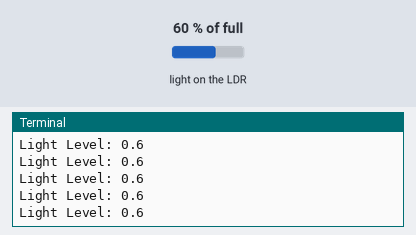
The program below on a simulated Raspberry Pi (BCM pin numbers). Shown: the last lines printed to the terminal. The test bench sets the inputs (shaded band); at power-on: light on the LDR 60 % of full.

Above: at 1.2 s.
1.3 s: light on the LDR set to 2 % of full
At 2.4 s:
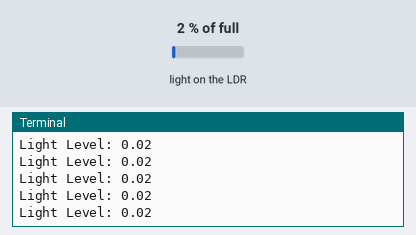
2.8 s: light on the LDR set to 25 % of full
At 3.8 s:
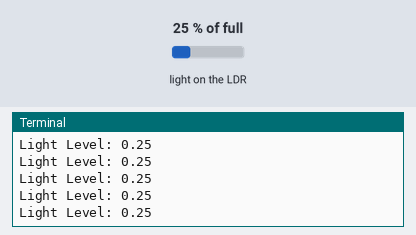
Timing chart, 0 to 5.5 s (numbered marks = the images above; inputs shaded):
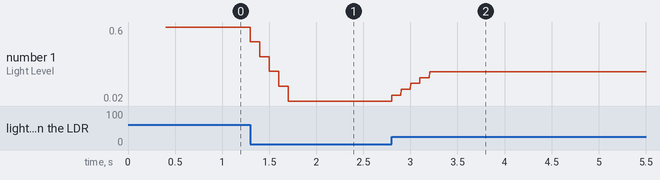

The program:

light_sensor.py
```python
from gpiozero import LightSensor
from time import sleep

"""
Pinout:
    - LightSensor: GPIO 5

LightSensor:
    - 3v -> light sensor leg 1
    - GPIO -> light sensor leg 2 / capacitor -> ground
"""
ldr = LightSensor(27)

while True:
    print("Light Level:", ldr.value)
    # sleep(1)
```

Measured:
- after the input at 1.3 s, the terminal: prints a new line at once (image 1)
- after the input at 2.8 s, the terminal: prints a new line at once (image 2)
- plotted number 1: 0.6 → 0.02 after the input at 1.3 s, 0.02 → 0.25 after the input at 2.8 s
